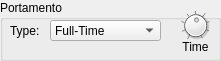
  <widget class="QGroupBox" name="groupBox_15">
   <property name="geometry">
    <rect>
     <x>230</x>
     <y>10</y>
     <width>221</width>
     <height>61</height>
    </rect>
   </property>
   <property name="title">
    <string>Portamento</string>
   </property>
   <widget class="ComboPicker" name="portamentoType">
    <property name="geometry">
     <rect>
      <x>50</x>
      <y>20</y>
      <width>111</width>
      <height>21</height>
     </rect>
    </property>
    <item>
     <property name="text">
      <string>Full-Time</string>
     </property>
    </item>
    <item>
     <property name="text">
      <string>Fingered</string>
     </property>
    </item>
   </widget>
   <widget class="QLabel" name="label_60">
    <property name="geometry">
     <rect>
      <x>10</x>
      <y>20</y>
      <width>49</width>
      <height>21</height>
     </rect>
    </property>
    <property name="text">
     <string>Type:</string>
    </property>
   </widget>
   <widget class="DialKnob" name="portamentoTime">
    <property name="geometry">
     <rect>
      <x>180</x>
      <y>10</y>
      <width>31</width>
      <height>31</height>
     </rect>
    </property>
    <property name="sizePolicy">
     <sizepolicy hsizetype="Fixed" vsizetype="Fixed">
      <horstretch>0</horstretch>
      <verstretch>0</verstretch>
     </sizepolicy>
    </property>
    <property name="minimumSize">
     <size>
      <width>0</width>
      <height>0</height>
     </size>
    </property>
    <property name="maximumSize">
     <size>
      <width>16777215</width>
      <height>16777215</height>
     </size>
    </property>
    <property name="minimum">
     <number>0</number>
    </property>
    <property name="maximum">
     <number>127</number>
    </property>
    <property name="value">
     <number>68</number>
    </property>
    <property name="notchTarget">
     <double>16.000000000000000</double>
    </property>
    <property name="notchesVisible">
     <bool>true</bool>
    </property>
   </widget>
   <widget class="QLabel" name="label_61">
    <property name="geometry">
     <rect>
      <x>170</x>
      <y>40</y>
      <width>51</width>
      <height>21</height>
     </rect>
    </property>
    <property name="frameShadow">
     <enum>QFrame::Plain</enum>
    </property>
    <property name="text">
     <string>Time</string>
    </property>
    <property name="alignment">
     <set>Qt::AlignHCenter|Qt::AlignTop</set>
    </property>
   </widget>
   <zorder>label_61</zorder>
   <zorder>portamentoType</zorder>
   <zorder>label_60</zorder>
   <zorder>portamentoTime</zorder>
  </widget>
